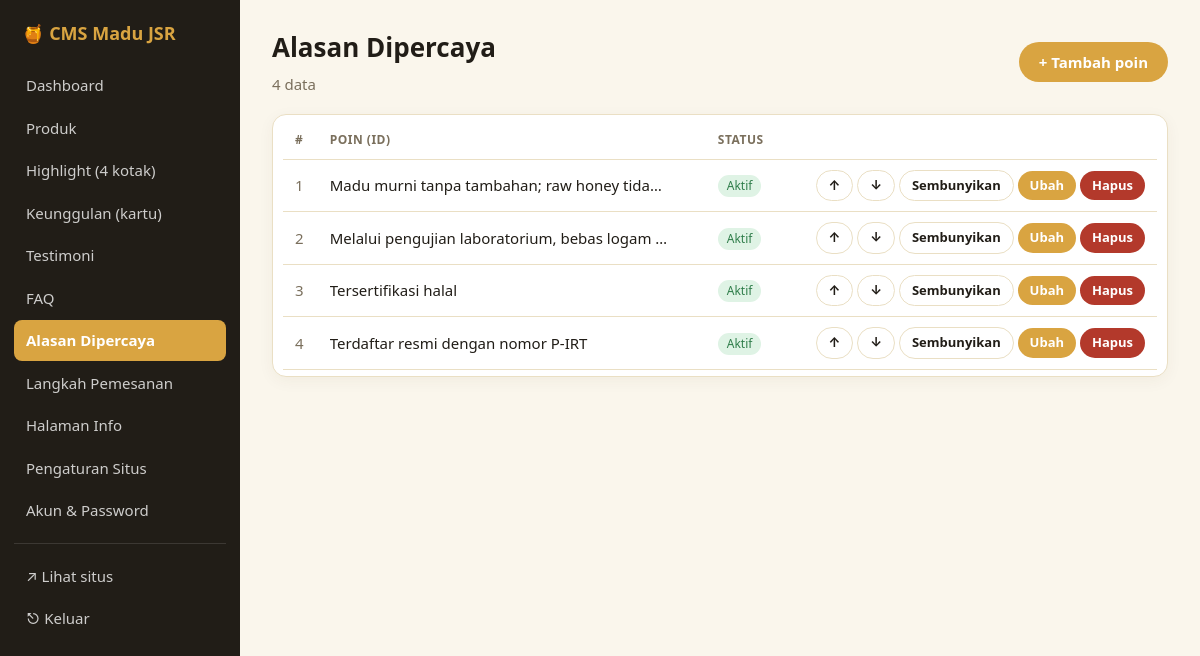
/cms/admin/crud?e=trusts (signed in), run on the app's committed database.
### tables this page shows
CREATE TABLE trusts (
                id INTEGER PRIMARY KEY AUTOINCREMENT,
                sort INTEGER NOT NULL DEFAULT 0,
                active INTEGER NOT NULL DEFAULT 1, text_id TEXT NOT NULL DEFAULT '', text_en TEXT NOT NULL DEFAULT '');

### cms/crud_config.php (called while the page is built, shortened)
<?php
function fld(string $name, string $label, string $type = 'text', array $extra = []): array
{
    return array_merge(['name' => $name, 'label' => $label, 'type' => $type], $extra);
}
function cms_entities(): array
{
    static $E = null;
    if ($E !== null) return $E;
    $imgClass = [
        'product-image'  => 'Standar',
        'product-image1' => 'Kompak (varian 1)',
        'product-image2' => 'Kompak (varian 2)',
        'product-image3' => 'Kompak (varian 3)',
        'product-image4' => 'Kompak (varian 4)',
    ];
    $logoClass = [
        ''               => '(tanpa posisi logo khusus)',
        'logo-multiflora' => 'logo-multiflora',
        'logo-sangket'    => 'logo-sangket',
        'logo-hitam'      => 'logo-hitam',
        'logo-hexabrain'  => 'logo-hexabrain',
        'logo-gold'       => 'logo-gold',
        'logo-imun'       => 'logo-imun',
    ];
    return $E;
}

### cms/data.php (called while the page is built, shortened)
<?php
function cms_step_icons(): array
{
    return [
        'none'    => ['Tanpa ikon', ''],
        'search'  => ['Cari / produk', '<circle cx="11" cy="11" r="7"/><path d="m21 21-4.3-4.3"/>'],
        'cart'    => ['Keranjang', '<circle cx="8" cy="21" r="1"/><circle cx="19" cy="21" r="1"/><path d="M2.05 2.05h2l2.66 12.42a2 2 0 0 0 2 1.58h9.78a2 2 0 0 0 1.95-1.57l1.65-7.43H5.12"/>'],
        'pin'     => ['Lokasi / alamat', '<path d="M20 10c0 6-8 12-8 12s-8-6-8-12a8 8 0 0 1 16 0Z"/><circle cx="12" cy="10" r="3"/>'],
        'card'    => ['Pembayaran', '<rect width="20" height="14" x="2" y="5" rx="2"/><path d="M2 10h20"/>'],
        'truck'   => ['Pengiriman', '<path d="M14 18V6a2 2 0 0 0-2-2H4a2 2 0 0 0-2 2v11a1 1 0 0 0 1 1h2"/><path d="M15 18H9"/><path d="M19 18h2a1 1 0 0 0 1-1v-3.65a1 1 0 0 0-.22-.624l-3.48-4.35A1 1 0 0 0 17.52 8H14"/><circle cx="17" cy="18" r="2"/><circle cx="7" cy="18" r="2"/>'],
        'package' => ['Paket / pesanan', '<path d="m7.5 4.27 9 5.15"/><path d="M21 8a2 2 0 0 0-1-1.73l-7-4a2 2 0 0 0-2 0l-7 4A2 2 0 0 0 3 8v8a2 2 0 0 0 1 1.73l7 4a2 2 0 0 0 2 0l7-4A2 2 0 0 0 21 16Z"/><path d="m3.3 7 8.7 5 8.7-5"/><path d="M12 22V12"/>'],
        'check'   => ['Selesai / centang', '<circle cx="12" cy="12" r="10"/><path d="m9 12 2 2 4-4"/>'],
        'phone'   => ['Telepon', '<path d="M22 16.92v3a2 2 0 0 1-2.18 2 19.79 19.79 0 0 1-8.63-3.07 19.5 19.5 0 0 1-6-6 19.79 19.79 0 0 1-3.07-8.67A2 2 0 0 1 4.11 2h3a2 2 0 0 1 2 1.72c.127.96.361 1.903.7 2.81a2 2 0 0 1-.45 2.11L8.09 9.91a16 16 0 0 0 6 6l1.27-1.27a2 2 0 0 1 2.11-.45c.907.339 1.85.573 2.81.7A2 2 0 0 1 22 16.92z"/>'],
        'message' => ['Chat', '<path d="M7.9 20A9 9 0 1 0 4 16.1L2 22Z"/>'],
        'gift'    => ['Hadiah', '<rect x="3" y="8" width="18" height="4" rx="1"/><path d="M12 8v13"/><path d="M19 12v7a2 2 0 0 1-2 2H7a2 2 0 0 1-2-2v-7"/><path d="M7.5 8a2.5 2.5 0 0 1 0-5A4.8 8 0 0 1 12 8a4.8 8 0 0 1 4.5-5 2.5 2.5 0 0 1 0 5"/>'],
        'clock'   => ['Waktu', '<circle cx="12" cy="12" r="10"/><path d="M12 6v6l4 2"/>'],
        'heart'   => ['Favorit', '<path d="M19 14c1.49-1.46 3-3.21 3-5.5A5.5 5.5 0 0 0 16.5 3c-1.76 0-3 .5-4.5 2-1.5-1.5-2.74-2-4.5-2A5.5 5.5 0 0 0 2 8.5c0 2.3 1.5 4.05 3 5.5l7 7Z"/>'],
        'user'    => ['Akun', '<path d="M19 21v-2a4 4 0 0 0-4-4H9a4 4 0 0 0-4 4v2"/><circle cx="12" cy="7" r="4"/>'],
        'list'    => ['Daftar', '<path d="M8 6h13M8 12h13M8 18h13M3 6h.01M3 12h.01M3 18h.01"/>'],
    ];
}
function cms_step_icon_labels(): array
{
    $o = [];
    foreach (cms_step_icons() as $k => $v) $o[$k] = $v[0];
    return $o;
}

### cms/functions.php (called while the page is built, shortened)
<?php
if (!function_exists('e')) {
    function e($v): string { return htmlspecialchars((string)$v, ENT_QUOTES, 'UTF-8'); }
}
function aurl(string $page, string $qs = ''): string
{
    if ($page === 'index') return CLEAN_URLS ? './' . $qs : 'index.php' . $qs;
    return $page . (CLEAN_URLS ? '' : '.php') . $qs;
}

### cms/admin/crud.php (the view, shortened to what this page needs)
<?php
$ents  = cms_entities();
$key   = (isset($_GET['e']) && isset($ents[$_GET['e']])) ? $_GET['e'] : 'products';
$ent   = $ents[$key];
$table = $ent['table'];
$pdo   = db();
$self  = aurl('crud', '?e=' . urlencode($key));
$mode   = ($_GET['a'] ?? 'list') === 'form' ? 'form' : 'list';
$editId = (int)($_GET['id'] ?? 0);
$row    = null;
if ($mode === 'form'):
    $isEdit = $editId > 0;
    $title  = $isEdit ? 'Ubah ' . $ent['singular'] : 'Tambah ' . $ent['singular'];
?>
<div class="bar">
    <div><h1><?= e($title) ?></h1><p class="sub" style="margin:0"><?= e($ent['label']) ?></p></div>
    <a class="btn ghost" href="<?= e($self) ?>">← Kembali ke daftar</a>
</div>
<form method="post" enctype="multipart/form-data" class="card" autocomplete="off">
    <?= csrf_field() ?>
    <input type="hidden" name="do" value="save">
    <input type="hidden" name="id" value="<?= $editId ?>">
    <?php if (!empty($ent['has_active'])): ?>
    <div class="field"><label class="check"><input type="checkbox" name="active" value="1"<?= !empty($row['active']) ? ' checked' : '' ?>> Tampilkan di situs (aktif)</label></div>
    <?php endif; ?>
    <?= cms_render_fields($ent['fields'], $row, $isEdit) ?>
    <div class="formbar">
        <button class="btn" type="submit">Simpan</button>
        <a class="btn ghost" href="<?= e($self) ?>">Batal</a>
    </div>
</form>
<?php else:
    $rows = $pdo->query("SELECT * FROM $table ORDER BY sort ASC, id ASC")->fetchAll();
    $last = count($rows) - 1;
?>
<div class="bar">
    <div><h1><?= e($ent['label']) ?></h1><p class="sub" style="margin:0"><?= count($rows) ?> data</p></div>
    <?php if (!empty($ent['can_create'])): ?><a class="btn" href="<?= e($self) ?>&amp;a=form">+ Tambah <?= e($ent['singular']) ?></a><?php endif; ?>
</div>
<div class="card" style="padding:6px 10px;overflow-x:auto">
<table>
    <thead><tr>
        <?php if (!empty($ent['sortable'])): ?><th>#</th><?php endif; ?>
        <?php foreach ($ent['list'] as $c => $def): ?><th><?= e($def[0]) ?></th><?php endforeach; ?>
        <?php if (!empty($ent['has_active'])): ?><th>Status</th><?php endif; ?>
        <th></th>
    </tr></thead>
    <tbody>
    <?php foreach ($rows as $i => $r): ?>
    <tr>
        <?php if (!empty($ent['sortable'])): ?><td class="muted"><?= $i + 1 ?></td><?php endif; ?>
        <?php foreach ($ent['list'] as $c => $def): ?>
            <td>
            <?php if ($def[1] === 'image'): $src = cms_admin_img((string)$r[$c]); ?>
                <?php if ($src !== ''): ?><img class="thumb" src="<?= e($src) ?>" alt="" loading="lazy"><?php else: ?><span class="muted">—</span><?php endif; ?>
            <?php else: ?>
                <div class="tt" title="<?= e($r[$c]) ?>"><?= e($r[$c]) !== '' ? e($r[$c]) : '<span class="muted">—</span>' ?></div>
            <?php endif; ?>
            </td>
        <?php endforeach; ?>
        <?php if (!empty($ent['has_active'])): ?>
            <td><span class="badge<?= $r['active'] ? ' on' : '' ?>"><?= $r['active'] ? 'Aktif' : 'Nonaktif' ?></span></td>
        <?php endif; ?>
        <td class="act">
            <?php if (!empty($ent['sortable'])): ?>
                <form class="inl" method="post"><?= csrf_field() ?><input type="hidden" name="do" value="move"><input type="hidden" name="id" value="<?= (int)$r['id'] ?>"><input type="hidden" name="dir" value="up">
                    <button class="btn ghost sm" type="submit" title="Naikkan"<?= $i === 0 ? ' disabled' : '' ?>>↑</button></form>
                <form class="inl" method="post"><?= csrf_field() ?><input type="hidden" name="do" value="move"><input type="hidden" name="id" value="<?= (int)$r['id'] ?>"><input type="hidden" name="dir" value="down">
                    <button class="btn ghost sm" type="submit" title="Turunkan"<?= $i === $last ? ' disabled' : '' ?>>↓</button></form>
            <?php endif; ?>
            <?php if (!empty($ent['has_active'])): ?>
                <form class="inl" method="post"><?= csrf_field() ?><input type="hidden" name="do" value="toggle"><input type="hidden" name="id" value="<?= (int)$r['id'] ?>">
                    <button class="btn ghost sm" type="submit"><?= $r['active'] ? 'Sembunyikan' : 'Tampilkan' ?></button></form>
            <?php endif; ?>
            <a class="btn sm" href="<?= e($self) ?>&amp;a=form&amp;id=<?= (int)$r['id'] ?>">Ubah</a>
            <?php if (!empty($ent['can_delete'])): ?>
                <form class="inl" method="post" data-confirm="Hapus <?= e($ent['singular']) ?> ini? Tindakan ini tidak dapat dibatalkan.">
                    <button class="btn danger sm" type="submit">Hapus</button></form>
            <?php endif; ?>
        </td>
    </tr>
    <?php endforeach; ?>
    </tbody>
</table>
</div>
<?php endif;

### cms/admin/_layout.php (style rules this page uses)
:root { --gold:#d9a441;--gold-d:#c27f3a;--ink:#211d17;--bg:#faf6ec;--line:#eadfc4;--muted:#7a6f5c;--red:#b3392b;--green:#2f7d4a }
* { box-sizing:border-box }
body { margin:0;font:15px/1.5 system-ui,-apple-system,"Segoe UI",Roboto,sans-serif;color:var(--ink);background:var(--bg) }
a { color:var(--gold-d) }
h1 { margin:0 0 6px;font-size:26px }
.sub { color:var(--muted);margin:0 0 22px }
.card { background:#fff;border:1px solid var(--line);border-radius:14px;padding:22px;margin-bottom:20px;box-shadow:0 4px 16px rgba(80,60,25,.05) }
table { width:100%;border-collapse:collapse }
th,td { text-align:left;padding:10px 12px;border-bottom:1px solid var(--line);vertical-align:middle }
th { font-size:12px;text-transform:uppercase;letter-spacing:.5px;color:var(--muted) }
td.act { white-space:nowrap;text-align:right }
.btn { display:inline-block;background:var(--gold);color:#fff;border:0;border-radius:999px;padding:9px 20px;font:inherit;font-weight:700;cursor:pointer;text-decoration:none }
.btn.sm { padding:5px 12px;font-size:13px }
.btn.ghost { background:#fff;color:var(--ink);border:1px solid var(--line) }
.btn.danger { background:var(--red) }
.inl { display:inline }
.badge { display:inline-block;font-size:12px;padding:2px 9px;border-radius:99px;background:#eee;color:#555 }
.badge.on { background:#dff3e5;color:var(--green) }
.bar { display:flex;justify-content:space-between;align-items:center;gap:12px;margin-bottom:18px;flex-wrap:wrap }
.muted { color:var(--muted) }
.tt { max-width:340px;overflow:hidden;text-overflow:ellipsis;white-space:nowrap }

### data on the page
trusts: text "Madu murni tanpa tambahan; raw honey tida…", active "Aktif"
trusts: text "Melalui pengujian laboratorium, bebas logam…", active "Aktif"
trusts: text "Tersertifikasi halal", active "Aktif"
trusts: text "Terdaftar resmi dengan nomor P-IRT", active "Aktif"

### other printed values
$n[1] "Dashboard"
$n[1] "Produk"
$n[1] "Highlight (4 kotak)"
$n[1] "Keunggulan (kartu)"
$n[1] "Testimoni"
$n[1] "FAQ"
$n[1] "Alasan Dipercaya"
$n[1] "Langkah Pemesanan"
$n[1] "Halaman Info"
$n[1] "Pengaturan Situs"
$n[1] "Akun & Password"
$ent['label'] "Alasan Dipercaya"
count($rows) "4"
$ent['singular'] "poin"
$def[0] "POIN (ID)"
